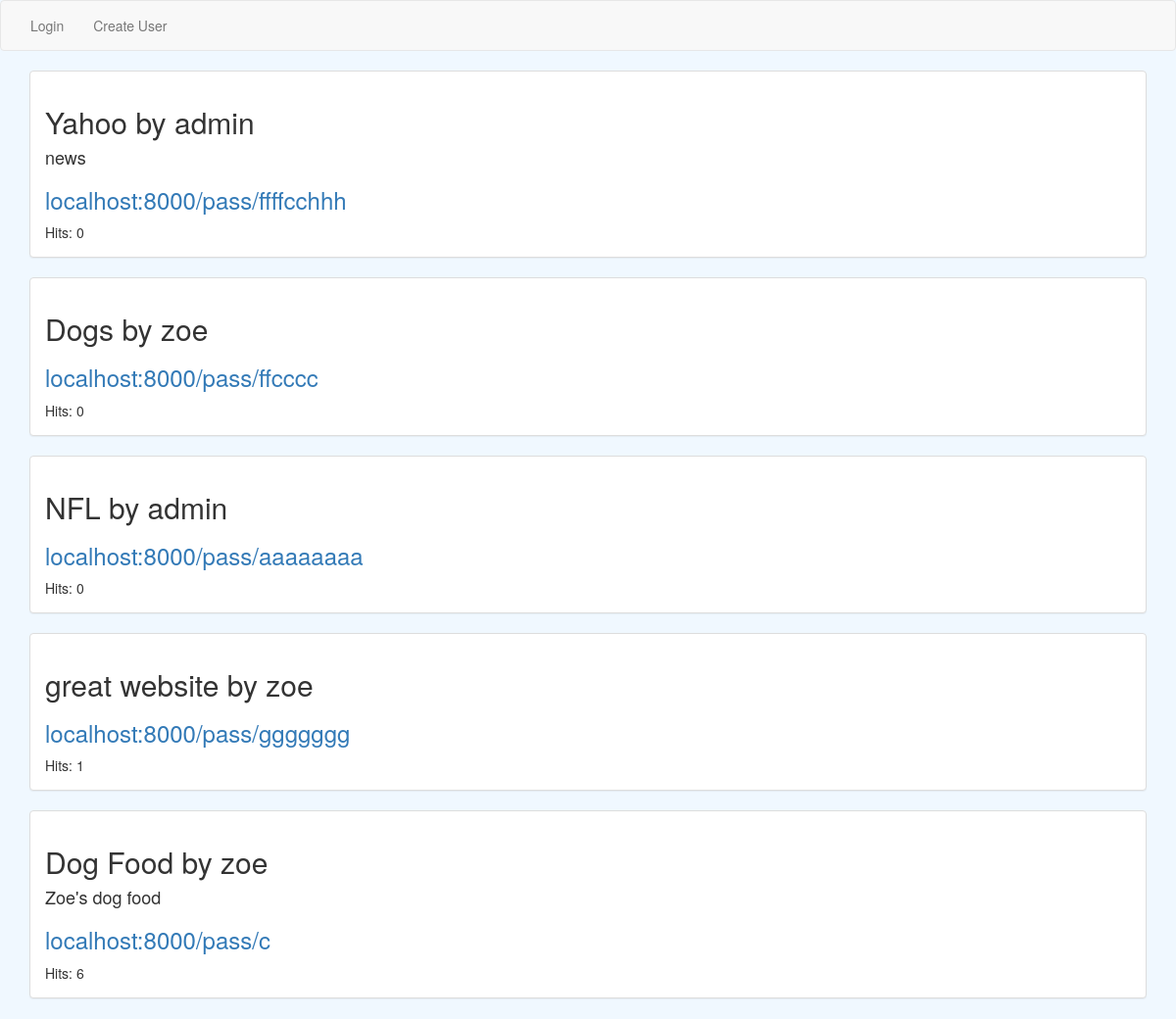
/, run on an earlier commit of the app's database.
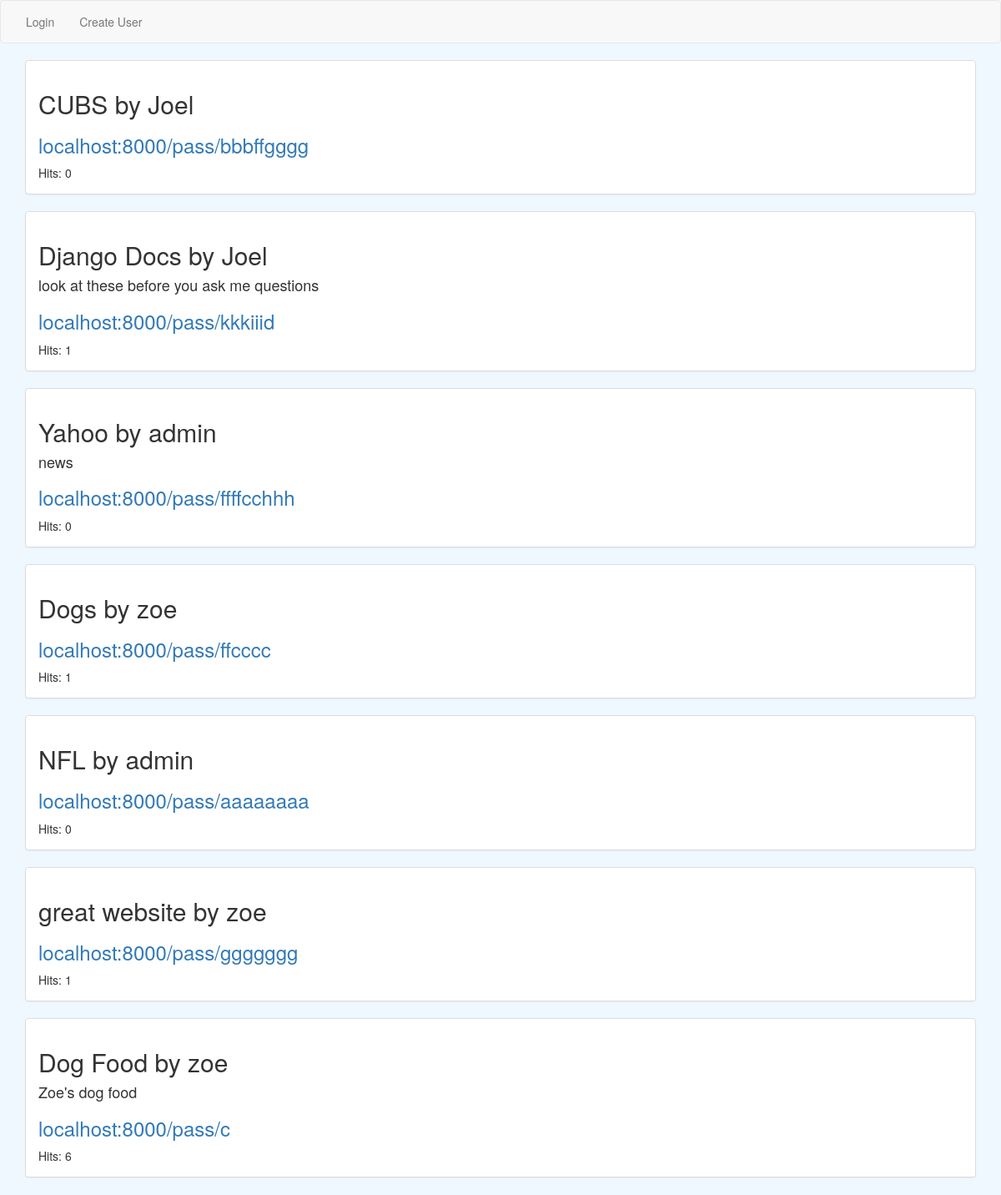
And on a later commit of the database.
### app/models.py (models this page shows, shortened)
class Link(models.Model):
    url = models.URLField(max_length = 250)
    title = models.CharField(max_length = 50)
    description = models.CharField(max_length = 150, null=True, blank=True)
    user = models.ForeignKey('auth.User')
    created = models.DateTimeField(auto_now_add=True)
    short_url = models.CharField(max_length = 40)
    public = models.BooleanField(default=False)
    class Meta:
        ordering = ['-created']
    @property
    def count(self):
        return self.hit_set.all().count

### app/views.py (the view)
# urls.py: url(r'^$', LinkListView.as_view(), name="link_list_view"),
class LinkListView(ListView):
    model = Link
    def get_context_data(self):
        context = super().get_context_data()
        if not self.request.user.is_authenticated:
            public = Link.objects.filter(public = True)
            context["public"] = public
        else:
            user_link = Link.objects.filter(user= self.request.user)
            public = Link.objects.filter(public = True)
            public_ex = public.exclude(user = self.request.user)
            context["user_link"] = user_link
            context["public_ex"] = public_ex
        return context

### templates/app/link_list.html (shortened to what this page needs)
{% extends 'base.html' %}
{% block content %}
{% if not request.user.is_authenticated %}
{% for link in public %}
<div class="panel panel-default">
 <div class="panel-body">
   <h2>{{ link.title }} by {{ link.user }}</h2>
    <h4>{{ link.description }}</h4>
      <h3><a href="{% url 'pass_through_view' link.short_url%}">localhost:8000/pass/{{ link.short_url }}</a></h3>
        Hits: {{ link.count }}<br>
</div>
</div>
{% endfor %}
{% endif %}
</div>
{% endblock %}

### templates/base.html (shortened to what this page needs)
{% load staticfiles %}
<!DOCTYPE html>
<html>
  <head>
    <link rel="stylesheet" href="{% static 'css/bootstrap.css' %}" media="screen" title="no title">
    <link rel="stylesheet" type="text/css" href="{% static 'css/theme.css' %}" />
  </head>
  <body>
<nav class="navbar navbar-default">
  <div class="container-fluid">
    <div class="nav navbar-nav">
  {% if not request.user.is_authenticated %}
  <li><a href="{% url 'login' %}">Login</a></li>
  <li><a href="{% url 'user_create_view'%}">Create User</a></li>
  {% else %}
  <li><a href="{% url 'logout' %}?next={% url 'link_list_view' %}">Logout</a></li>
  <li><a href="{% url 'link_create_view'%}">Add link</a></li>
  <li><a href="{% url 'user_create_view'%}">Create User</a></li>
  {% endif %}
</div>
</div>
</nav>
<div class="container">
    {% block content %}
    {% endblock %}
  </body>
</html>

### app/static/css/theme.css (style rules this page uses)
body { background-color: #F0F8FF; }

What changed in the data, as far as the page shows it:
added Link: title "CUBS", user "Joel", short_url "bbbffgggg", count "0"
added Link: title "Django Docs", user "Joel", description "look at these before you ask me questions", short_url "kkkiiid", count "1"
computed for Link "Dogs": count "0" → "1"
